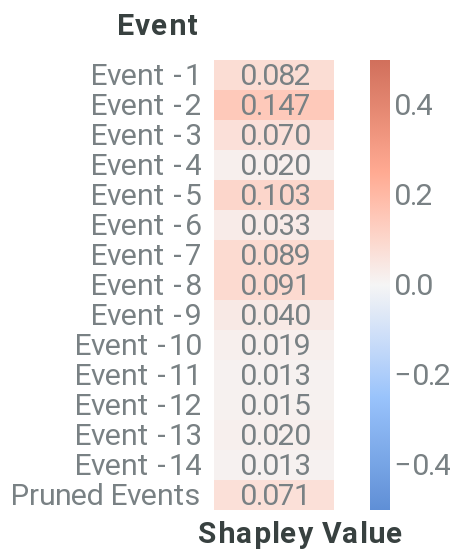

The code cell stored with this chart in its notebook:
### Markdown cell above
##### Event-level explanation

### Code cell
event_dict = {'rs': 42, 'nsamples': 32000}
event_data = local_event(f_hs, pos_x_data, event_dict, positive_sequence_id, sequence_id_feat, average_event, pruning_idx)
event_plot = plot_event_heatmap(event_data)
event_plot

### Figure 1 — Vega-Lite specification as saved in the notebook (floating-point values rounded to 4 significant figures)
{"config": {"axis": {"domain": true, "domainColor": "#798184", "grid": false, "gridColor": "#798184", "gridOpacity": 0.5, "gridDash": [3, 5], "gridWidth": 0.8, "gridCap": "round", "labelPadding": 3, "labelFont": "Roboto", "labelColor": "#798184", "tickSize": 5, "tickColor": "#798184", "tickOpacity": 0.5, "titleColor": "#384140", "titleFont": "Roboto", "titleFontSize": 12}, "axisBand": {"domain": true, "ticks": false, "labelPadding": 7}, "axisY": {"domain": false, "titleAlign": "left", "titleAngle": 0, "titleX": -20, "titleY": -10}, "legend": {"labelColor": "#798184", "labelFontSize": 12, "symbolSize": 40, "titleColor": "#384140", "titleFontSize": 12, "titlePadding": 10, "titleFont": "Roboto", "labelFont": "Roboto"}, "line": {"stroke": "#618FE0", "strokeWidth": 2}, "rule": {"stroke": "#798184"}, "path": {"stroke": "#618FE0", "strokeWidth": 0.5}, "rect": {"fill": "#618FE0"}, "point": {"filled": true, "shape": "circle"}, "shape": {"stroke": "#618FE0"}, "bar": {"fill": "#618FE0", "stroke": null}, "text": {"font": "Roboto", "color": "#384140", "fontSize": 12}, "arc": {"stroke": "#fff", "strokeWidth": 1}, "range": {"category": ["#618FE0", "#50D0B0", "#E17560", "#E8B474", "#D889C4", "#34A3BC", "#A583A4"], "ramp": ["#001854", "#002f72", "#04478e", "#1e5fab", "#4477c5", "#6290e1", "#7ea9fd", "#9ec7ff", "#bde4ff"], "heatmap": ["#001854", "#002f72", "#04478e", "#1e5fab", "#4477c5", "#6290e1", "#7ea9fd", "#9ec7ff", "#bde4ff"], "diverging": ["#003b26", "#006b52", "#1aa082", "#55d5b5", "#f5f5f5", "#ffaa92", "#d16f5b", "#9e392c", "#650200"]}, "title": {"anchor": "start", "fontSize": 20, "color": "#384140", "fontWeight": "bold", "offset": 20, "font": "Roboto", "subtitleColor": "#384140", "subtitleFontSize": 16}, "header": {"labelFontSize": 12, "titleFontSize": 16, "labelColor": "#384140", "titleColor": "#384140", "titleFont": "Roboto", "labelFont": "Roboto"}, "group": {"fill": "white"}, "background": "white", "view": {"stroke": "transparent", "continuousHeight": 300, "continuousWidth": 400}}, "layer": [{"mark": "rect", "encoding": {"color": {"type": "quantitative", "field": "rounded", "legend": {"gradientLength": 225, "gradientThickness": 10, "labelFontSize": 15, "orient": "right"}, "scale": {"domain": [-0.5, 0.5], "range": ["#5f8fd6", "#99c3fb", "#f5f5f5", "#ffaa92", "#d16f5b"]}, "title": null}, "x": {"type": "ordinal", "axis": {"title": "Shapley Value", "titleFontSize": 15}, "field": "column"}, "y": {"type": "ordinal", "axis": {"domain": false, "labelFontSize": 15, "title": "Event", "titleFontSize": 15, "titleX": -49}, "field": "Feature", "sort": ["Event -1", "Event -2", "Event -3", "Event -4", "Event -5", "Event -6", "Event -7", "Event -8", "Event -9", "Event -10", "Event -11", "Event -12", "Event -13", "Event -14", "Pruned Events"]}}}, {"mark": {"type": "text", "align": "right", "baseline": "middle", "color": "#798184", "dx": 18, "fontSize": 15}, "encoding": {"text": {"type": "nominal", "field": "rounded_str"}, "x": {"type": "ordinal", "axis": {"domain": false, "labels": false, "title": "Shapley Value", "titleX": 43}, "field": "column"}, "y": {"type": "ordinal", "axis": {"domain": false, "labelFontSize": 15, "title": "Event", "titleFontSize": 15, "titleX": -49}, "field": "Feature", "sort": ["Event -1", "Event -2", "Event -3", "Event -4", "Event -5", "Event -6", "Event -7", "Event -8", "Event -9", "Event -10", "Event -11", "Event -12", "Event -13", "Event -14", "Pruned Events"]}}}], "data": {"name": "data-56412b04d5a18b1096de406e9c23d9f9"}, "height": 225, "width": 60, "$schema": "https://vega.github.io/schema/vega-lite/v4.8.1.json", "datasets": {"data-56412b04d5a18b1096de406e9c23d9f9": [{"Shapley Value": 0.08152, "Feature": "Event -1", "row": 1, "column": 1, "rounded": 0.082, "rounded_str": "0.082"}, {"Shapley Value": 0.1468, "Feature": "Event -2", "row": 2, "column": 1, "rounded": 0.147, "rounded_str": "0.147"}, {"Shapley Value": 0.07045, "Feature": "Event -3", "row": 3, "column": 1, "rounded": 0.07, "rounded_str": "0.070"}, {"Shapley Value": 0.02034, "Feature": "Event -4", "row": 4, "column": 1, "rounded": 0.02, "rounded_str": "0.020"}, {"Shapley Value": 0.1031, "Feature": "Event -5", "row": 5, "column": 1, "rounded": 0.103, "rounded_str": "0.103"}, {"Shapley Value": 0.03272, "Feature": "Event -6", "row": 6, "column": 1, "rounded": 0.033, "rounded_str": "0.033"}, {"Shapley Value": 0.0885, "Feature": "Event -7", "row": 7, "column": 1, "rounded": 0.089, "rounded_str": "0.089"}, {"Shapley Value": 0.09126, "Feature": "Event -8", "row": 8, "column": 1, "rounded": 0.091, "rounded_str": "0.091"}, {"Shapley Value": 0.03973, "Feature": "Event -9", "row": 9, "column": 1, "rounded": 0.04, "rounded_str": "0.040"}, {"Shapley Value": 0.01869, "Feature": "Event -10", "row": 10, "column": 1, "rounded": 0.019, "rounded_str": "0.019"}, {"Shapley Value": 0.01277, "Feature": "Event -11", "row": 11, "column": 1, "rounded": 0.013, "rounded_str": "0.013"}, {"Shapley Value": 0.01527, "Feature": "Event -12", "row": 12, "column": 1, "rounded": 0.015, "rounded_str": "0.015"}, {"Shapley Value": 0.01982, "Feature": "Event -13", "row": 13, "column": 1, "rounded": 0.02, "rounded_str": "0.020"}, {"Shapley Value": 0.01336, "Feature": "Event -14", "row": 14, "column": 1, "rounded": 0.013, "rounded_str": "0.013"}, {"Shapley Value": 0.07094, "Feature": "Pruned Events", "row": 15, "column": 1, "rounded": 0.071, "rounded_str": "0.071"}]}}
